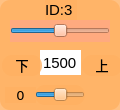
     <widget class="QWidget" name="widget_id3" native="true">
      <property name="geometry">
       <rect>
        <x>270</x>
        <y>50</y>
        <width>120</width>
        <height>110</height>
       </rect>
      </property>
      <property name="styleSheet">
       <string notr="true">background-color: rgb(255, 176, 97, 200);
border-radius:10px;</string>
      </property>
      <widget class="QLabel" name="label_ID3">
       <property name="geometry">
        <rect>
         <x>45</x>
         <y>0</y>
         <width>32</width>
         <height>20</height>
        </rect>
       </property>
       <property name="font">
        <font>
         <family>Arial</family>
         <pointsize>11</pointsize>
        </font>
       </property>
       <property name="styleSheet">
        <string notr="true">background-color: rgb(255, 255, 255， 0);
border-radius:0px;</string>
       </property>
       <property name="text">
        <string>ID:3</string>
       </property>
      </widget>
      <widget class="QSlider" name="horizontalSlider_3">
       <property name="geometry">
        <rect>
         <x>10</x>
         <y>20</y>
         <width>100</width>
         <height>22</height>
        </rect>
       </property>
       <property name="autoFillBackground">
        <bool>false</bool>
       </property>
       <property name="styleSheet">
        <string notr="true">background-color: rgb(255, 170, 127);
border-radius:0px;</string>
       </property>
       <property name="minimum">
        <number>500</number>
       </property>
       <property name="maximum">
        <number>2500</number>
       </property>
       <property name="pageStep">
        <number>1</number>
       </property>
       <property name="value">
        <number>1500</number>
       </property>
       <property name="orientation">
        <enum>Qt::Horizontal</enum>
       </property>
      </widget>
      <widget class="QLineEdit" name="lineEdit_3">
       <property name="geometry">
        <rect>
         <x>40</x>
         <y>50</y>
         <width>41</width>
         <height>25</height>
        </rect>
       </property>
       <property name="font">
        <font>
         <family>Arial</family>
         <pointsize>11</pointsize>
        </font>
       </property>
       <property name="autoFillBackground">
        <bool>false</bool>
       </property>
       <property name="styleSheet">
        <string notr="true">background-color: rgb(255, 255, 255);
border-radius:0px;</string>
       </property>
       <property name="text">
        <string>1500</string>
       </property>
       <property name="alignment">
        <set>Qt::AlignCenter</set>
       </property>
       <property name="readOnly">
        <bool>false</bool>
       </property>
      </widget>
      <widget class="QLabel" name="label_7">
       <property name="geometry">
        <rect>
         <x>82</x>
         <y>55</y>
         <width>40</width>
         <height>21</height>
        </rect>
       </property>
       <property name="font">
        <font>
         <family>Arial</family>
         <pointsize>10</pointsize>
        </font>
       </property>
       <property name="styleSheet">
        <string notr="true">background-color: rgb(255, 255, 255， 0);</string>
       </property>
       <property name="text">
        <string>&lt;html&gt;&lt;head/&gt;&lt;body&gt;&lt;p align=&quot;center&quot;&gt;上&lt;/p&gt;&lt;/body&gt;&lt;/html&gt;</string>
       </property>
      </widget>
      <widget class="QLabel" name="label_d3">
       <property name="geometry">
        <rect>
         <x>5</x>
         <y>87</y>
         <width>31</width>
         <height>16</height>
        </rect>
       </property>
       <property name="font">
        <font>
         <family>DejaVu Sans</family>
         <pointsize>10</pointsize>
        </font>
       </property>
       <property name="styleSheet">
        <string notr="true">background-color: rgb(255, 255, 255， 0);</string>
       </property>
       <property name="text">
        <string>0</string>
       </property>
       <property name="alignment">
        <set>Qt::AlignCenter</set>
       </property>
      </widget>
      <widget class="QLabel" name="label_9">
       <property name="geometry">
        <rect>
         <x>2</x>
         <y>55</y>
         <width>40</width>
         <height>21</height>
        </rect>
       </property>
       <property name="font">
        <font>
         <family>Arial</family>
         <pointsize>10</pointsize>
        </font>
       </property>
       <property name="styleSheet">
        <string notr="true">background-color: rgb(255, 255, 255， 0);</string>
       </property>
       <property name="text">
        <string>&lt;html&gt;&lt;head/&gt;&lt;body&gt;&lt;p align=&quot;center&quot;&gt;下&lt;/p&gt;&lt;/body&gt;&lt;/html&gt;</string>
       </property>
      </widget>
      <widget class="QSlider" name="horizontalSlider_13">
       <property name="geometry">
        <rect>
         <x>35</x>
         <y>85</y>
         <width>50</width>
         <height>20</height>
        </rect>
       </property>
       <property name="styleSheet">
        <string notr="true">background-color: rgb(255, 255, 255， 0);</string>
       </property>
       <property name="minimum">
        <number>-150</number>
       </property>
       <property name="maximum">
        <number>150</number>
       </property>
       <property name="pageStep">
        <number>1</number>
       </property>
       <property name="orientation">
        <enum>Qt::Horizontal</enum>
       </property>
      </widget>
     </widget>
